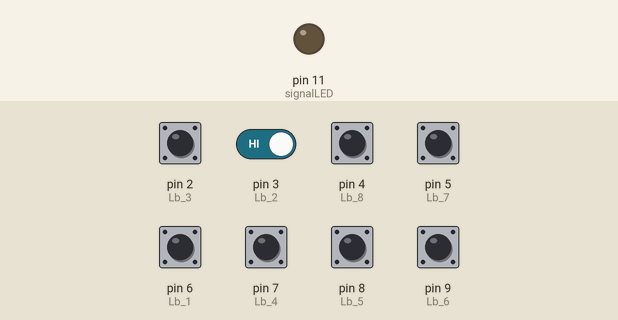
A sketch run on a simulated Arduino Uno, built with avr-gcc and run on an emulated ATmega328P. Shown: output pins drawn as LEDs (lit = HIGH). The test bench sets the inputs (shaded band); at power-on: pin 2 (Lb_3), pin 3 (Lb_2), pin 4 (Lb_8), pin 5 (Lb_7), pin 6 (Lb_1), pin 7 (Lb_4), pin 8 (Lb_5), pin 9 (Lb_6) HIGH. What the sketch prints to the serial monitor is not drawn.

Above: at 3.8 s.
3.9 s: pin 2 (Lb_3) pulled LOW for 1.3 s
At 6.3 s:
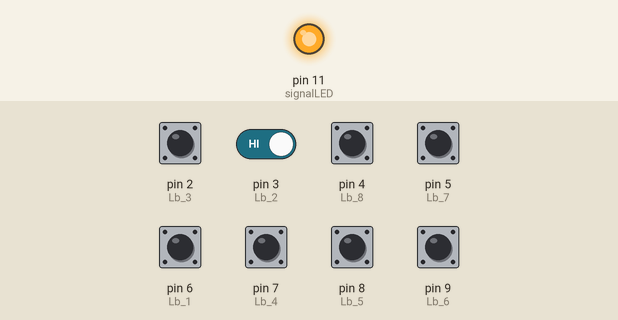
6.7 s: pin 6 (Lb_1) pulled LOW for 1.3 s
9.5 s: pin 2 (Lb_3) driven LOW and pin 3 (Lb_2) driven LOW
Timing chart, 0 to 12.5 s (numbered marks = the images above; inputs shaded):
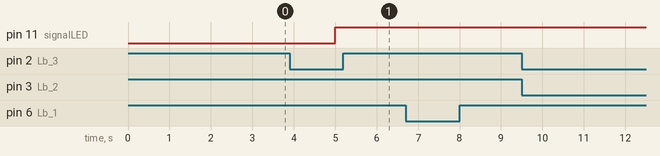

The sketch:

simple_HandSeal_detector.ino
```cpp
//This is a simpler version that uses the arduino's onboard pin's instead.
//Much more rudimental.

String jutsu[12];
//note: place jutsu's in length order
String Chidori[3] = {
    "Ox", "Hare", "Monkey"};
String Fireball[4] = {
    "Serpent", "Boar", "Horse", "Tiger"};
String Reppusho[5] = {
    "Serpent", "Ram", "Boar", "Horse", "Bird"};


int Lb_1 = 6;
int Lb_2 = 3;
int Lb_3 = 2;
int Lb_4 = 7;
int Lb_5 = 8;
int Lb_6 = 9;
int Lb_7 = 5;
int Lb_8 = 4;

int startButton = 10;
int signalLED = 11;

bool breakVal = false;
int loopCount;

byte contactReader_function();
void arrayCreator_function(byte byteVar, int i);
bool Chidori_compareFunc();
bool Fireball_compareFunc();
bool Reppusho_compareFunc();

void FireBall_Jutsu();
void LightningCutter_Jutsu();
void GalePalm();


void setup () {

    Serial.begin(9600);

    pinMode(Lb_1, INPUT_PULLUP);
    pinMode(Lb_2, INPUT_PULLUP);
    pinMode(Lb_3, INPUT_PULLUP);
    pinMode(Lb_4, INPUT_PULLUP);
    pinMode(Lb_5, INPUT_PULLUP);
    pinMode(Lb_6, INPUT_PULLUP);
    pinMode(Lb_7, INPUT_PULLUP);
    pinMode(Lb_8, INPUT_PULLUP);
    //pinMode(startButton, INPUT_PULLUP);
    pinMode(signalLED, OUTPUT);
}

void loop () {
    bool checker = true;
    byte checker_compare = 1;
    breakVal = false;
    int j;

    digitalWrite(signalLED, LOW);

    //while (startButton) {digitalRead(startButton);}
    delay(1000);

    for (loopCount=0; loopCount<8; loopCount++) {
        j = 0;
        while (checker) {
            if (contactReader_function() >= checker_compare) {checker = false;}
            WaitingText(j);
            delay(500);
            j = j + 1;
            if (breakVal) {break;}
            delay(500);
        }
        if (breakVal) {break; Serial.println("restart..");}
        digitalWrite(signalLED, HIGH);
        arrayCreator_function(contactReader_function(), loopCount);
        delay(100);
        Serial.println("---------");
        Serial.print("Array element: #");
        Serial.print(loopCount);
        Serial.println(" placed.");
        Serial.println("---------");
        if (loopCount == 2) {
            if (Chidori_compareFunc()) {LightningCutter_Jutsu();}
        }
        if (loopCount == 3) {
            if (Fireball_compareFunc()) {FireBall_Jutsu();}
        }
        if (loopCount == 4) {
            if (Reppusho_compareFunc()) {GalePalm();}
        }

        if (breakVal) {break; Serial.println("restart..");}
        delay(2000);
    }
    Serial.println("Restarted");
    Serial.println("---------");
}

byte contactReader_function() {
    byte returnValue = 0;
    int val1 = digitalRead(Lb_1);
    int val2 = digitalRead(Lb_2);
    int val3 = digitalRead(Lb_3);
    int val4 = digitalRead(Lb_4);
    int val5 = digitalRead(Lb_5);
    int val6 = digitalRead(Lb_6);
    int val7 = digitalRead(Lb_7);
    int val8 = digitalRead(Lb_8);

    if (val1 != 1) {returnValue = returnValue | 1;}
    if (val2 != 1) {returnValue = returnValue | (1<<2);}
    if (val3 != 1) {returnValue = returnValue | (1<<3);}
    if (val4 != 1) {returnValue = returnValue | (1<<4);}
    if (val5 != 1) {returnValue = returnValue | (1<<5);}
    if (val6 != 1) {returnValue = returnValue | (1<<6);}
    if (val7 != 1) {returnValue = returnValue | (1<<7);}
    if (val8 != 1) {returnValue = returnValue | (1<<8);}

    return returnValue;
}

void arrayCreator_function(byte byteVar, int i) {
    switch (byteVar) {
        case 0b00010011:
            Serial.println("Bird");
            jutsu[i]= "Bird";
            break;
        case 0b00000001:
            Serial.println("Boar");
            jutsu[i]= "Boar";
            break;
        case 0b11100000:
            Serial.println("Dog");
            jutsu[i]= "Dog";
            break;
        case 0b00010001:
            Serial.println("Dragon");
            jutsu[i]= "Dragon";
            break;
        case 0b00100010:
            Serial.println("Hare");
            jutsu[i]= "Hare";
            break;
        case 0b00000011:
            Serial.println("Horse");
            jutsu[i]= "Horse";
            break;
        case 0b00001111:
            Serial.println("Monkey");
            jutsu[i]= "Monkey";
            break;
        case 0b00001100:
            Serial.println("Ox");
            jutsu[i]= "Ox";
            break;
        case 0b10000111:
            Serial.println("Ram");
            jutsu[i]= "Ram";
            break;
        case 0b00100100:
            Serial.println("Rat");
            jutsu[i]= "Rat";
            break;
        case 0b11100001:
            Serial.println("Serpent");
            jutsu[i]= "Serpent";
            break;
        case 0b11100111:
            Serial.println("Tiger");
            jutsu[i]= "Tiger";
            break;
        default:
            loopCount = loopCount - 1;
            Serial.println("Didn't connect. for loop re-looped");
    }
}

bool Chidori_compareFunc() {
    bool returnVal = true;
    for (int n=0; n<3; n++) {
        if (Chidori[n] == jutsu[n]) {}
        else {returnVal = false;}
    }
    return returnVal;
}
bool Fireball_compareFunc() {
    bool returnVal = true;
    for (int n=0; n<4; n++) {
        if (Fireball[n] == jutsu[n]) {}
        else {returnVal = false;}
    }
    return returnVal;
}
bool Reppusho_compareFunc() {
    bool returnVal = true;
    for (int n=0; n<5; n++) {
        if (Reppusho[n] == jutsu[n]) {}
        else {returnVal = false;}
    }
    return returnVal;
}

void LightningCutter_Jutsu() {
    Serial.println("Raiton: Chidori");

    delay(1000);
    breakVal = true;
}
void FireBall_Jutsu() {
    Serial.println("Katon: Goukakyuu no Jutsu");

    delay(1000);
    breakVal = true;
}
void GalePalm() {
    Serial.println("Futon: Reppusho");

    delay(1000);
    breakVal = true;
}

void WaitingText (int j) {
    Serial.print("waiting. ");
    if (j>1 && j<3) {Serial.print(". ");}
    if (j>3 && j<5) {Serial.print(". ");}
    if (j>5 && j<7) {Serial.println(". "); Serial.println(" ");}

    if (j>9 && j<11) {Serial.print("waiting. ");}
    if (j>11 && j<13) {Serial.print(". ");}
    if (j>13 && j<15) {Serial.print(". ");}
    if (j>15 && j<17) {Serial.println(". "); Serial.println(" ");}
}

void TestLEDActivation () {

}

void resetLED_activation () {

}

//letters used: i, j, k, n, 
```

Measured:
- after the input at 3.9 s, pin 11 (signalLED): LOW → HIGH after 1.1 s
- after the input at 6.7 s, every drawn part: stays the same
- after the input at 9.5 s, every drawn part: stays the same
